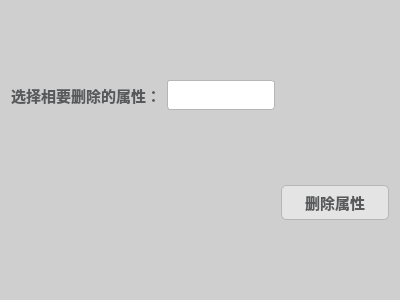
<?xml version="1.0" encoding="UTF-8"?>
<ui version="4.0">
 <class>DropColumn</class>
 <widget class="QWidget" name="DropColumn">
  <property name="geometry">
   <rect>
    <x>0</x>
    <y>0</y>
    <width>400</width>
    <height>300</height>
   </rect>
  </property>
  <property name="windowTitle">
   <string>Form</string>
  </property>
  <property name="styleSheet">
   <string notr="true">QPalette{background:#FFFFFF;}*{outline:0px;color:#57595B;}

QWidget#DropColumn
{
background-color:rgb(207, 207, 207);
}

QWidget[form=&quot;true&quot;],QLabel[frameShape=&quot;1&quot;]{
border:1px solid #B6B6B6;
border-radius:0px;
}

QWidget[form=&quot;bottom&quot;]{
background:#E4E4E4;
}

QWidget[form=&quot;bottom&quot;] .QFrame{
border:1px solid #57595B;
}

QWidget[form=&quot;bottom&quot;] QLabel,QWidget[form=&quot;title&quot;] QLabel{
border-radius:0px;
color:#57595B;
background:none;
border-style:none;
}

QWidget[form=&quot;title&quot;],QWidget[nav=&quot;left&quot;],QWidget[nav=&quot;top&quot;] QAbstractButton{
border-style:none;
border-radius:0px;
padding:5px;
color:#57595B;
background:qlineargradient(spread:pad,x1:0,y1:0,x2:0,y2:1,stop:0 #E4E4E4,stop:1 #E4E4E4);
}

QWidget[nav=&quot;top&quot;] QAbstractButton:hover,QWidget[nav=&quot;top&quot;] QAbstractButton:pressed,QWidget[nav=&quot;top&quot;] QAbstractButton:checked{
border-style:solid;
border-width:0px 0px 2px 0px;
padding:4px 4px 2px 4px;
border-color:#00BB9E;
background:qlineargradient(spread:pad,x1:0,y1:0,x2:0,y2:1,stop:0 #F6F6F6,stop:1 #F6F6F6);
}

QWidget[nav=&quot;left&quot;] QAbstractButton{
border-radius:0px;
color:#57595B;
background:none;
border-style:none;
}

QWidget[nav=&quot;left&quot;] QAbstractButton:hover{
color:#FFFFFF;
background-color:#00BB9E;
}

QWidget[nav=&quot;left&quot;] QAbstractButton:checked,QWidget[nav=&quot;left&quot;] QAbstractButton:pressed{
color:#57595B;
border-style:solid;
border-width:0px 0px 0px 2px;
padding:4px 4px 4px 2px;
border-color:#00BB9E;
background-color:#FFFFFF;
}

QWidget[video=&quot;true&quot;] QLabel{
color:#57595B;
border:1px solid #B6B6B6;
background:qlineargradient(spread:pad,x1:0,y1:0,x2:0,y2:1,stop:0 #E4E4E4,stop:1 #E4E4E4);
}

QWidget[video=&quot;true&quot;] QLabel:focus{
border:1px solid #00BB9E;
background:qlineargradient(spread:pad,x1:0,y1:0,x2:0,y2:1,stop:0 #F6F6F6,stop:1 #F6F6F6);
}

QLineEdit,QTextEdit,QPlainTextEdit,QDoubleSpinBox,QComboBox,QDateEdit,QTimeEdit,QDateTimeEdit{
border:1px solid #B6B6B6;
border-radius:3px;
padding:2px;
background:none;
selection-background-color:#00BB9E;
selection-color:#FFFFFF;
}

QLineEdit:focus,QTextEdit:focus,QPlainTextEdit:focus:focus,QDoubleSpinBox:focus,QComboBox:focus,QDateEdit:focus,QTimeEdit:focus,QDateTimeEdit:focus,QLineEdit:hover,QTextEdit:hover,QPlainTextEdit:hover:hover,QDoubleSpinBox:hover,QComboBox:hover,QDateEdit:hover,QTimeEdit:hover,QDateTimeEdit:hover{
border:1px solid #B6B6B6;
}

QLineEdit[echoMode=&quot;2&quot;]{
lineedit-password-character:9679;
}

.QFrame{
border:1px solid #B6B6B6;
border-radius:3px;
}

.QGroupBox{
border:1px solid #B6B6B6;
border-radius:5px;
margin-top:3ex;
}

.QGroupBox::title{
subcontrol-origin:margin;
position:relative;
left:10px;
}

.QPushButton,.QToolButton{
border-style:none;
border:1px solid #B6B6B6;
color:#57595B;
padding:5px;
min-height:15px;
border-radius:5px;
background:qlineargradient(spread:pad,x1:0,y1:0,x2:0,y2:1,stop:0 #E4E4E4,stop:1 #E4E4E4);
}

.QPushButton:hover,.QToolButton:hover{
background:qlineargradient(spread:pad,x1:0,y1:0,x2:0,y2:1,stop:0 #F6F6F6,stop:1 #F6F6F6);
}

.QPushButton:pressed,.QToolButton:pressed{
background:qlineargradient(spread:pad,x1:0,y1:0,x2:0,y2:1,stop:0 #E4E4E4,stop:1 #E4E4E4);
}

.QToolButton::menu-indicator{
image:None;
}

QToolButton#btnMenu,QPushButton#btnMenu_Min,QPushButton#btnMenu_Max,QPushButton#btnMenu_Close{
border-radius:3px;
color:#57595B;
padding:3px;
margin:0px;
background:none;
border-style:none;
}

QToolButton#btnMenu:hover,QPushButton#btnMenu_Min:hover,QPushButton#btnMenu_Max:hover{
color:#FFFFFF;
margin:1px 1px 2px 1px;
background-color:rgba(51,127,209,230);
}

QPushButton#btnMenu_Close:hover{
color:#FFFFFF;
margin:1px 1px 2px 1px;
background-color:rgba(238,0,0,128);
}

QRadioButton::indicator{
width:15px;
height:15px;
}

QRadioButton::indicator::unchecked{
image:url(:/qss/flatwhite/radiobutton_unchecked.png);
}

QRadioButton::indicator::unchecked:disabled{
image:url(:/qss/flatwhite/radiobutton_unchecked_disable.png);
}

QRadioButton::indicator::checked{
image:url(:/qss/flatwhite/radiobutton_checked.png);
}

QRadioButton::indicator::checked:disabled{
image:url(:/qss/flatwhite/radiobutton_checked_disable.png);
}

QGroupBox::indicator,QTreeWidget::indicator,QListWidget::indicator{
padding:0px -3px 0px 0px;
}

QCheckBox::indicator,QGroupBox::indicator,QTreeWidget::indicator,QListWidget::indicator{
width:13px;
height:13px;
}

QCheckBox::indicator:unchecked,QGroupBox::indicator:unchecked,QTreeWidget::indicator:unchecked,QListWidget::indicator:unchecked{
image:url(:/qss/flatwhite/checkbox_unchecked.png);
}

QCheckBox::indicator:unchecked:disabled,QGroupBox::indicator:unchecked:disabled,QTreeWidget::indicator:unchecked:disabled,QListWidget::indicator:disabled{
image:url(:/qss/flatwhite/checkbox_unchecked_disable.png);
}

QCheckBox::indicator:checked,QGroupBox::indicator:checked,QTreeWidget::indicator:checked,QListWidget::indicator:checked{
image:url(:/qss/flatwhite/checkbox_checked.png);
}

QCheckBox::indicator:checked:disabled,QGroupBox::indicator:checked:disabled,QTreeWidget::indicator:checked:disabled,QListWidget::indicator:checked:disabled{
image:url(:/qss/flatwhite/checkbox_checked_disable.png);
}

QCheckBox::indicator:indeterminate,QGroupBox::indicator:indeterminate,QTreeWidget::indicator:indeterminate,QListWidget::indicator:indeterminate{
image:url(:/qss/flatwhite/checkbox_parcial.png);
}

QCheckBox::indicator:indeterminate:disabled,QGroupBox::indicator:indeterminate:disabled,QTreeWidget::indicator:indeterminate:disabled,QListWidget::indicator:indeterminate:disabled{
image:url(:/qss/flatwhite/checkbox_parcial_disable.png);
}

QTimeEdit::up-button,QDateEdit::up-button,QDateTimeEdit::up-button,QDoubleSpinBox::up-button::up-button{
image:url(:/qss/flatwhite/add_top.png);
width:10px;
height:10px;
padding:2px 5px 0px 0px;
}

QTimeEdit::down-button,QDateEdit::down-button,QDateTimeEdit::down-button,QDoubleSpinBox::down-button::down-button{
image:url(:/qss/flatwhite/add_bottom.png);
width:10px;
height:10px;
padding:0px 5px 2px 0px;
}

QTimeEdit::up-button:pressed,QDateEdit::up-button:pressed,QDateTimeEdit::up-button:pressed,QDoubleSpinBox::up-button:pressed::up-button:pressed{
top:-2px;
}
  
QTimeEdit::down-button:pressed,QDateEdit::down-button:pressed,QDateTimeEdit::down-button:pressed,QDoubleSpinBox::down-button:pressed::down-button:pressed::down-button:pressed{
bottom:-2px;
}

QComboBox::down-arrow,QDateEdit[calendarPopup=&quot;true&quot;]::down-arrow,QTimeEdit[calendarPopup=&quot;true&quot;]::down-arrow,QDateTimeEdit[calendarPopup=&quot;true&quot;]::down-arrow{
image:url(:/qss/flatwhite/add_bottom.png);
width:10px;
height:10px;
right:2px;
}

QComboBox::drop-down,QDateEdit::drop-down,QTimeEdit::drop-down,QDateTimeEdit::drop-down{
subcontrol-origin:padding;
subcontrol-position:top right;
width:15px;
border-left-width:0px;
border-left-style:solid;
border-top-right-radius:3px;
border-bottom-right-radius:3px;
border-left-color:#B6B6B6;
}

QComboBox::drop-down:on{
top:1px;
}

QMenuBar::item{
color:#57595B;
background-color:#E4E4E4;
margin:0px;
padding:3px 10px;
}

QMenu,QMenuBar,QMenu:disabled,QMenuBar:disabled{
color:#57595B;
background-color:#E4E4E4;
border:1px solid #B6B6B6;
margin:0px;
}

QMenu::item{
padding:3px 20px;
}

QMenu::indicator{
width:13px;
height:13px;
}

QMenu::item:selected,QMenuBar::item:selected{
color:#57595B;
border:0px solid #B6B6B6;
background:#F6F6F6;
}

QMenu::separator{
height:1px;
background:#B6B6B6;
}

QProgressBar{
min-height:10px;
background:#E4E4E4;
border-radius:5px;
text-align:center;
border:1px solid #E4E4E4;
}

QProgressBar:chunk{
border-radius:5px;
background-color:#B6B6B6;
}

QSlider::groove:horizontal{
background:#E4E4E4;
height:8px;
border-radius:4px;
}

QSlider::add-page:horizontal{
background:#E4E4E4;
height:8px;
border-radius:4px;
}

QSlider::sub-page:horizontal{
background:#B6B6B6;
height:8px;
border-radius:4px;
}

QSlider::handle:horizontal{
width:13px;
margin-top:-3px;
margin-bottom:-3px;
border-radius:6px;
background:qradialgradient(spread:pad,cx:0.5,cy:0.5,radius:0.5,fx:0.5,fy:0.5,stop:0.6 #FFFFFF,stop:0.8 #B6B6B6);
}

QSlider::groove:vertical{
width:8px;
border-radius:4px;
background:#E4E4E4;
}

QSlider::add-page:vertical{
width:8px;
border-radius:4px;
background:#E4E4E4;
}

QSlider::sub-page:vertical{
width:8px;
border-radius:4px;
background:#B6B6B6;
}

QSlider::handle:vertical{
height:14px;
margin-left:-3px;
margin-right:-3px;
border-radius:6px;
background:qradialgradient(spread:pad,cx:0.5,cy:0.5,radius:0.5,fx:0.5,fy:0.5,stop:0.6 #FFFFFF,stop:0.8 #B6B6B6);
}

QScrollBar:horizontal{
background:#E4E4E4;
padding:0px;
border-radius:6px;
max-height:12px;
}

QScrollBar::handle:horizontal{
background:#B6B6B6;
min-width:50px;
border-radius:6px;
}

QScrollBar::handle:horizontal:hover{
background:#00BB9E;
}

QScrollBar::handle:horizontal:pressed{
background:#00BB9E;
}

QScrollBar::add-page:horizontal{
background:none;
}

QScrollBar::sub-page:horizontal{
background:none;
}

QScrollBar::add-line:horizontal{
background:none;
}

QScrollBar::sub-line:horizontal{
background:none;
}

QScrollBar:vertical{
background:#E4E4E4;
padding:0px;
border-radius:6px;
max-width:12px;
}

QScrollBar::handle:vertical{
background:#B6B6B6;
min-height:50px;
border-radius:6px;
}

QScrollBar::handle:vertical:hover{
background:#00BB9E;
}

QScrollBar::handle:vertical:pressed{
background:#00BB9E;
}

QScrollBar::add-page:vertical{
background:none;
}

QScrollBar::sub-page:vertical{
background:none;
}

QScrollBar::add-line:vertical{
background:none;
}

QScrollBar::sub-line:vertical{
background:none;
}

QScrollArea{
border:0px;
}

QTreeView,QListView,QTableView,QTabWidget::pane{
border:1px solid #B6B6B6;
selection-background-color:#F6F6F6;
selection-color:#57595B;
alternate-background-color:#F6F6F6;
gridline-color:#B6B6B6;
}

QTreeView::branch:closed:has-children{
margin:4px;
border-image:url(:/qss/flatwhite/branch_open.png);
}

QTreeView::branch:open:has-children{
margin:4px;
border-image:url(:/qss/flatwhite/branch_close.png);
}

QTreeView,QListView,QTableView,QSplitter::handle,QTreeView::branch{
background:#FFFFFF;
}

QTableView::item:selected,QListView::item:selected,QTreeView::item:selected{
color:#57595B;
background:qlineargradient(spread:pad,x1:0,y1:0,x2:0,y2:1,stop:0 #E4E4E4,stop:1 #E4E4E4);
}

QTableView::item:hover,QListView::item:hover,QTreeView::item:hover,QHeaderView{
color:#57595B;
background:qlineargradient(spread:pad,x1:0,y1:0,x2:0,y2:1,stop:0 #F6F6F6,stop:1 #F6F6F6);
}

QTableView::item,QListView::item,QTreeView::item{
padding:1px;
margin:0px;
}

QHeaderView::section,QTableCornerButton:section{
padding:3px;
margin:0px;
color:#57595B;
border:1px solid #B6B6B6;
border-left-width:0px;
border-right-width:1px;
border-top-width:0px;
border-bottom-width:1px;
background:qlineargradient(spread:pad,x1:0,y1:0,x2:0,y2:1,stop:0 #F6F6F6,stop:1 #F6F6F6);
}

QTabBar::tab{
border:1px solid #B6B6B6;
color:#57595B;
margin:0px;
background:qlineargradient(spread:pad,x1:0,y1:0,x2:0,y2:1,stop:0 #F6F6F6,stop:1 #F6F6F6);
}

QTabBar::tab:selected,QTabBar::tab:hover{
border-style:solid;
border-color:#00BB9E;
background:#FFFFFF;
}

QTabBar::tab:top,QTabBar::tab:bottom{
padding:3px 8px 3px 8px;
}

QTabBar::tab:left,QTabBar::tab:right{
padding:8px 3px 8px 3px;
}

QTabBar::tab:top:selected,QTabBar::tab:top:hover{
border-width:2px 0px 0px 0px;
}

QTabBar::tab:right:selected,QTabBar::tab:right:hover{
border-width:0px 0px 0px 2px;
}

QTabBar::tab:bottom:selected,QTabBar::tab:bottom:hover{
border-width:0px 0px 2px 0px;
}

QTabBar::tab:left:selected,QTabBar::tab:left:hover{
border-width:0px 2px 0px 0px;
}

QTabBar::tab:first:top:selected,QTabBar::tab:first:top:hover,QTabBar::tab:first:bottom:selected,QTabBar::tab:first:bottom:hover{
border-left-width:1px;
border-left-color:#B6B6B6;
}

QTabBar::tab:first:left:selected,QTabBar::tab:first:left:hover,QTabBar::tab:first:right:selected,QTabBar::tab:first:right:hover{
border-top-width:1px;
border-top-color:#B6B6B6;
}

QTabBar::tab:last:top:selected,QTabBar::tab:last:top:hover,QTabBar::tab:last:bottom:selected,QTabBar::tab:last:bottom:hover{
border-right-width:1px;
border-right-color:#B6B6B6;
}

QTabBar::tab:last:left:selected,QTabBar::tab:last:left:hover,QTabBar::tab:last:right:selected,QTabBar::tab:last:right:hover{
border-bottom-width:1px;
border-bottom-color:#B6B6B6;
}

QStatusBar::item{
border:0px solid #E4E4E4;
border-radius:3px;
}

QToolBox::tab,QGroupBox#gboxDevicePanel,QGroupBox#gboxDeviceTitle,QFrame#gboxDevicePanel,QFrame#gboxDeviceTitle{
padding:3px;
border-radius:5px;
color:#57595B;
background:qlineargradient(spread:pad,x1:0,y1:0,x2:0,y2:1,stop:0 #E4E4E4,stop:1 #E4E4E4);
}

QToolTip{
border:0px solid #57595B;
padding:1px;
color:#57595B;
background:qlineargradient(spread:pad,x1:0,y1:0,x2:0,y2:1,stop:0 #E4E4E4,stop:1 #E4E4E4);
}

QToolBox::tab:selected{
background:qlineargradient(spread:pad,x1:0,y1:0,x2:0,y2:1,stop:0 #F6F6F6,stop:1 #F6F6F6);
}

QPrintPreviewDialog QToolButton{
border:0px solid #57595B;
border-radius:0px;
margin:0px;
padding:3px;
background:none;
}

QColorDialog QPushButton,QFileDialog QPushButton{
min-width:80px;
}

QToolButton#qt_calendar_prevmonth{
icon-size:0px;
min-width:20px;
image:url(:/qss/flatwhite/calendar_prevmonth.png);
}

QToolButton#qt_calendar_nextmonth{
icon-size:0px;
min-width:20px;
image:url(:/qss/flatwhite/calendar_nextmonth.png);
}

QToolButton#qt_calendar_prevmonth,QToolButton#qt_calendar_nextmonth,QToolButton#qt_calendar_monthbutton,QToolButton#qt_calendar_yearbutton{
border:0px solid #57595B;
border-radius:3px;
margin:3px 3px 3px 3px;
padding:3px;
background:none;
}

QToolButton#qt_calendar_prevmonth:hover,QToolButton#qt_calendar_nextmonth:hover,QToolButton#qt_calendar_monthbutton:hover,QToolButton#qt_calendar_yearbutton:hover,QToolButton#qt_calendar_prevmonth:pressed,QToolButton#qt_calendar_nextmonth:pressed,QToolButton#qt_calendar_monthbutton:pressed,QToolButton#qt_calendar_yearbutton:pressed{
border:1px solid #B6B6B6;
}

QCalendarWidget QSpinBox#qt_calendar_yearedit{
margin:2px;
}

QCalendarWidget QToolButton::menu-indicator{
image:None;
}

QCalendarWidget QTableView{
border-width:0px;
}

QCalendarWidget QWidget#qt_calendar_navigationbar{
border:1px solid #B6B6B6;
border-width:1px 1px 0px 1px;
background:qlineargradient(spread:pad,x1:0,y1:0,x2:0,y2:1,stop:0 #E4E4E4,stop:1 #E4E4E4);
}

QComboBox QAbstractItemView::item{
min-height:20px;
min-width:10px;
}

QTableView[model=&quot;true&quot;]::item{
padding:0px;
margin:0px;
}

QTableView QLineEdit,QTableView QComboBox,QTableView QSpinBox,QTableView QDoubleSpinBox,QTableView QDateEdit,QTableView QTimeEdit,QTableView QDateTimeEdit{
border-width:0px;
border-radius:0px;
}

QTableView QLineEdit:focus,QTableView QComboBox:focus,QTableView QSpinBox:focus,QTableView QDoubleSpinBox:focus,QTableView QDateEdit:focus,QTableView QTimeEdit:focus,QTableView QDateTimeEdit:focus{
border-width:0px;
border-radius:0px;
}

QLineEdit,QTextEdit,QPlainTextEdit,QSpinBox,QDoubleSpinBox,QComboBox,QDateEdit,QTimeEdit,QDateTimeEdit{
background:#FFFFFF;
}

QTabWidget::pane:top{top:-1px;}
QTabWidget::pane:bottom{bottom:-1px;}
QTabWidget::pane:left{right:-1px;}
QTabWidget::pane:right{left:-1px;}

*:disabled{
background:#FFFFFF;
border-color:#E4E4E4;
color:#B6B6B6;
}

/*TextColor:#57595B*/
/*PanelColor:#FFFFFF*/
/*BorderColor:#B6B6B6*/
/*NormalColorStart:#E4E4E4*/
/*NormalColorEnd:#E4E4E4*/
/*DarkColorStart:#F6F6F6*/
/*DarkColorEnd:#F6F6F6*/
/*HighColor:#00BB9E*/
</string>
  </property>
  <layout class="QGridLayout" name="gridLayout_2">
   <item row="0" column="0">
    <layout class="QGridLayout" name="gridLayout">
     <item row="1" column="0">
      <widget class="QLabel" name="labelDropAttr">
       <property name="font">
        <font>
         <family>Bahnschrift SemiBold</family>
         <pointsize>11</pointsize>
         <weight>75</weight>
         <bold>true</bold>
        </font>
       </property>
       <property name="text">
        <string>选择相要删除的属性：</string>
       </property>
       <property name="alignment">
        <set>Qt::AlignCenter</set>
       </property>
      </widget>
     </item>
     <item row="2" column="2">
      <spacer name="verticalSpacer">
       <property name="orientation">
        <enum>Qt::Vertical</enum>
       </property>
       <property name="sizeType">
        <enum>QSizePolicy::Expanding</enum>
       </property>
       <property name="sizeHint" stdset="0">
        <size>
         <width>20</width>
         <height>40</height>
        </size>
       </property>
      </spacer>
     </item>
     <item row="0" column="1">
      <spacer name="verticalSpacer_3">
       <property name="orientation">
        <enum>Qt::Vertical</enum>
       </property>
       <property name="sizeHint" stdset="0">
        <size>
         <width>20</width>
         <height>40</height>
        </size>
       </property>
      </spacer>
     </item>
     <item row="4" column="2">
      <spacer name="verticalSpacer_2">
       <property name="orientation">
        <enum>Qt::Vertical</enum>
       </property>
       <property name="sizeHint" stdset="0">
        <size>
         <width>20</width>
         <height>40</height>
        </size>
       </property>
      </spacer>
     </item>
     <item row="1" column="1">
      <widget class="QComboBox" name="comboBoxDropAttr">
       <property name="font">
        <font>
         <family>Bahnschrift SemiBold</family>
         <pointsize>11</pointsize>
         <weight>75</weight>
         <bold>true</bold>
        </font>
       </property>
      </widget>
     </item>
     <item row="3" column="2">
      <widget class="QPushButton" name="pushButtonBeginDropColumn">
       <property name="font">
        <font>
         <family>Bahnschrift SemiBold</family>
         <pointsize>11</pointsize>
         <weight>75</weight>
         <bold>true</bold>
        </font>
       </property>
       <property name="text">
        <string>删除属性</string>
       </property>
      </widget>
     </item>
    </layout>
   </item>
  </layout>
 </widget>
 <resources/>
 <connections/>
</ui>
